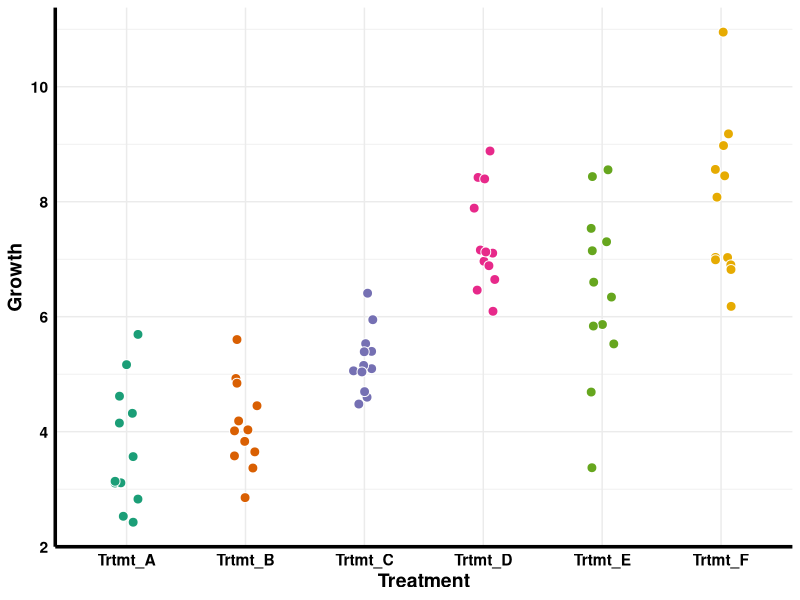
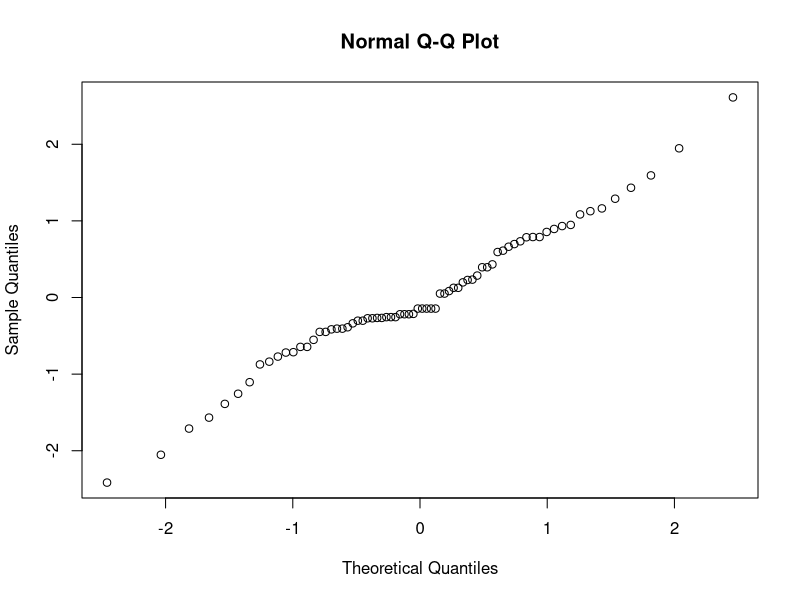
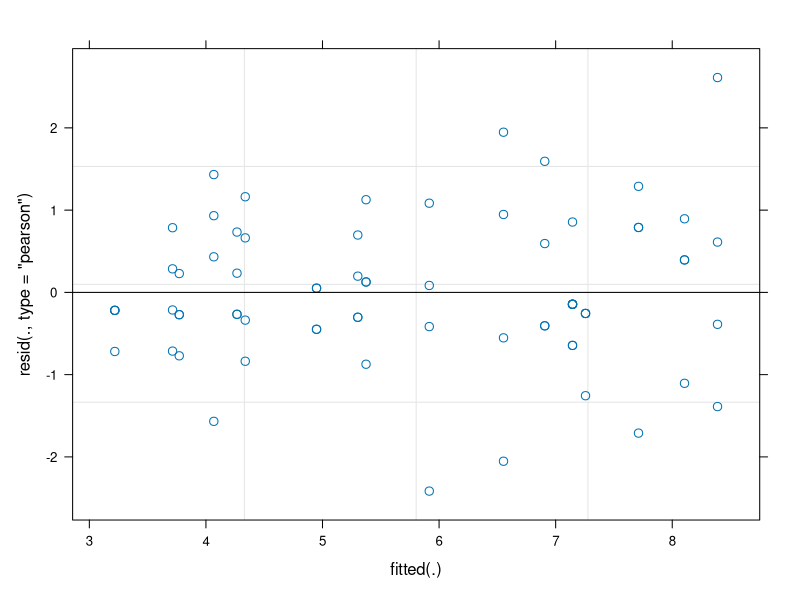

Reproduce these figures in R, in order.
## ---- chunk 1
knitr::opts_chunk$set(echo = TRUE)
## ---- chunk 2
library(lme4)
library(lmerTest)   #two new packages


library(emmeans)  
library(multcomp)
library(multcompView)
library(ggplot2) 
library(tidyr)
library(dplyr)
library(readr)
library(readxl)
library(RColorBrewer)
library(viridis)
## ---- chunk 3
mint_data <- read_csv("../data/Mint.csv")
head(mint_data)
tail(mint_data)
## ---- chunk 4
mint_data <- mint_data %>% 
  mutate(Pot.ID = paste(Pot, Trtmt))

head(mint_data)
## ---- chunk 5
mint_data %>% 
  ggplot(aes(x = Trtmt, y = Growth)) +
  geom_point(aes(fill = Trtmt), size = 3, color = "white", shape = 21,
             position = position_jitter(0.1, seed = 666)) +
  scale_fill_brewer(type = "qual", palette = "Dark2") +
  labs(y = "Growth",
       x = "Treatment") +
  theme_minimal() +
  theme(
    axis.line = element_line(size = 1.2),
    text = element_text(size = 14, color = "black", face = "bold"),
    axis.text = element_text(color = "black"),
    legend.position = "none"
  )
## ---- chunk 6
model_mint <- lmer(Growth ~ Trtmt + (1|Pot.ID), data = mint_data)
## ---- chunk 7
qqnorm(resid(model_mint))
## ---- chunk 8
plot(model_mint)
## ---- chunk 9
anova(model_mint)
## ---- chunk 10
estimate_mint <- emmeans(model_mint, pairwise ~ Trtmt)
cld(estimate_mint$emmeans, Letters = letters)
